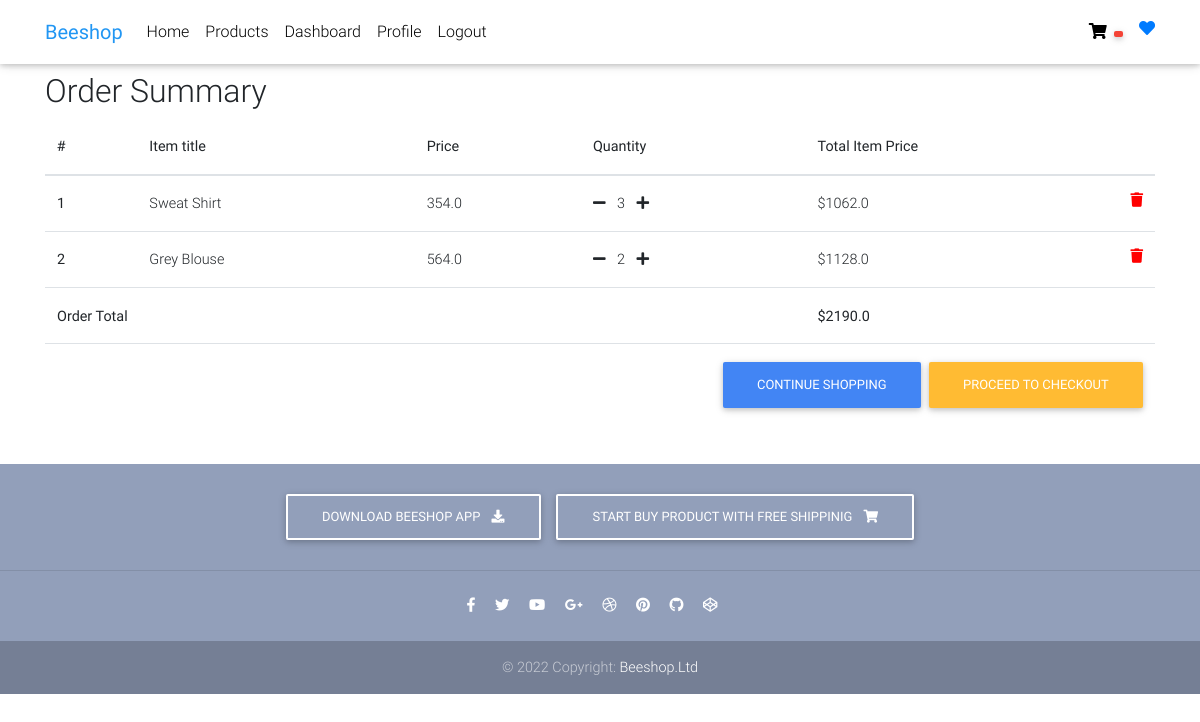
The page /order-summary/ (signed in) on the database as committed earlier.
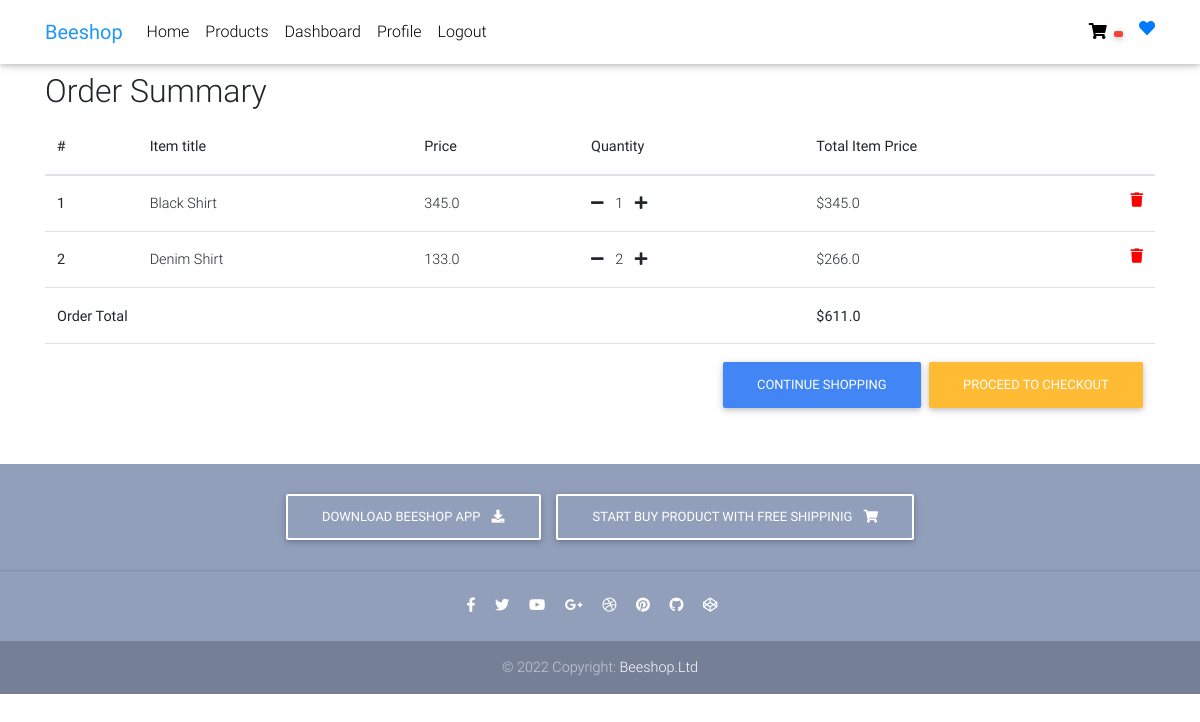
The same page on the database as committed later.
### shop/models.py (models this page shows, shortened)
class OrderItem(models.Model):
    user = models.ForeignKey(settings.AUTH_USER_MODEL,
                             on_delete=models.CASCADE)
    ordered = models.BooleanField(default=False)
    item = models.ForeignKey(Item, on_delete=models.CASCADE)
    quantity = models.PositiveIntegerField(default=1)
    favourite = models.BooleanField(blank=True, default=False)
    def get_total_item_price(self):
        return self.quantity * self.item.price
    def get_final_price(self):
        if self.item.discount_price:
            return self.get_total_discount_item_price()
        return self.get_total_item_price()

class Item(models.Model):
    title = models.CharField(max_length=100)
    price = models.FloatField()
    discount_price = models.FloatField(blank=True, null=True)
    category = models.CharField(choices=CATEGORY_CHOICES, max_length=2)
    label = models.CharField(choices=LABEL_CHOICES, max_length=1)
    slug = models.SlugField()
    description = models.TextField()
    image = models.ImageField()
    favourite = models.BooleanField(blank=True, default=False)

class Order(models.Model):
    user = models.ForeignKey(settings.AUTH_USER_MODEL,
                             on_delete=models.CASCADE)
    ref_code = models.CharField(max_length=20, blank=True, null=True)
    items = models.ManyToManyField(OrderItem)
    start_date = models.DateTimeField(auto_now_add=True)
    ordered_date = models.DateTimeField()
    ordered = models.BooleanField(default=False)
    shipping_address = models.ForeignKey(
        'Address', related_name='shipping_address', on_delete=models.SET_NULL, blank=True, null=True)
    billing_address = models.ForeignKey(
        'Address', related_name='billing_address', on_delete=models.SET_NULL, blank=True, null=True)
    payment = models.ForeignKey(
        'Payment', on_delete=models.SET_NULL, blank=True, null=True)
    coupon = models.ForeignKey(
        'Coupon', on_delete=models.SET_NULL, blank=True, null=True)
    being_delivered = models.BooleanField(default=False)
    received = models.BooleanField(default=False)
    refund_requested = models.BooleanField(default=False)
    refund_granted = models.BooleanField(default=False)
    '''
    1. Item added to cart
    2. Adding a billing address
    (Failed checkout)
    3. Payment
    (Preprocessing, processing, packaging etc.)
    4. Being delivered
    5. Received
    6. Refunds
    '''
    def get_total(self):
        total = 0
        for order_item in self.items.all():
            total += order_item.get_final_price()
        if self.coupon:
            total -= self.coupon.amount
        return total

### shop/views.py (the view)
# urls.py: path('order-summary/', OrderSummaryView.as_view(), name='order-summary'),
class OrderSummaryView(LoginRequiredMixin, View):
    def get(self, *args, **kwargs):
        try:
            order = Order.objects.get(user=self.request.user, ordered=False)
            context = {
                'object': order
            }
            return render(self.request, 'order_summary.html', context)
        except ObjectDoesNotExist:
            messages.warning(self.request, "You do not have an active order")
            return redirect("/")

### templates/order_summary.html (shortened to what this page needs)
{% extends "base.html" %} {% block content %}
<main>
  <div class="container">
    <div class="table-responsive text-nowrap">
      <h2>Order Summary</h2>
      <table class="table">
        <thead>
          <tr>
            <th scope="col">#</th>
            <th scope="col">Item title</th>
            <th scope="col">Price</th>
            <th scope="col">Quantity</th>
            <th scope="col">Total Item Price</th>
          </tr>
        </thead>
        <tbody>
          {% for order_item in object.items.all %}
          <tr>
            <th scope="row">{{ forloop.counter }}</th>
            <td>{{ order_item.item.title }}</td>
            <td>{{ order_item.item.price }}</td>
            <td>
              <a
                href="{% url 'shop:remove-single-item-from-cart' order_item.item.slug %}"
                ><i class="fas fa-minus mr-2"></i
              ></a>
              {{ order_item.quantity }}
              <a href="{% url 'shop:add-to-cart' order_item.item.slug %}"
                ><i class="fas fa-plus ml-2"></i
              ></a>
            </td>
            <td>
              {% if order_item.item.discount_price %} ${{
              order_item.get_total_discount_item_price }}
              <span class="badge badge-primary"
                >Saving ${{ order_item.get_amount_saved }}</span
              >
              {% else %} ${{ order_item.get_total_item_price }} {% endif %}
              <a
                style="color: red"
                href="{% url 'shop:remove-from-cart' order_item.item.slug %}"
              >
                <i class="fas fa-trash float-right"></i>
              </a>
            </td>
          </tr>
          {% endfor %}  {% if object.get_total %}
          <tr>
            <td colspan="4"><b>Order Total</b></td>
            <td><b>${{ object.get_total }}</b></td>
          </tr>
          <tr>
            <td colspan="5">
              <a class="btn btn-warning float-right ml-2" href="{% url 'shop:payment' %}"
                >Proceed to checkout</a
              >
              <a class="btn btn-primary float-right" href="/"
                >Continue shopping</a
              >
            </td>
          </tr>
          {% endif %}
        </tbody>
      </table>
    </div>
  </div>
</main>
{% endblock content %}

### templates/base.html (shortened to what this page needs)
{% load static %}
<!DOCTYPE html>
<html lang="en">
  <head>
    <link
      rel="stylesheet"
      href="https://use.fontawesome.com/releases/v5.11.2/css/all.css"
    />
    <link href="{% static 'css/bootstrap.min.css'%}" rel="stylesheet" />
    <link href="{% static 'css/mdb.min.css'%}" rel="stylesheet" />
    <link href="{% static 'css/style.min.css'%}" rel="stylesheet" />
  </head>
  <body>
    {% include "navbar.html" %}
    <div class="mt-5 pt-4">
    </div>
    {% block content %} {% endblock content %}
    {% include "footer.html" %}
  </body>
</html>

### templates/navbar.html (shortened to what this page needs)
<nav
  class="navbar fixed-top navbar-expand-lg navbar-light white scrolling-navbar"
>
  <div class="container">
    <a class="navbar-brand waves-effect" href="/">
      <strong class="blue-text">Beeshop</strong>
    </a>
    <div class="collapse navbar-collapse" id="navbarSupportedContent">
      <ul class="navbar-nav mr-auto">
        <li class="nav-item">
          <a class="nav-link waves-effect" href="/"
            >Home
          </a>
        </li>
        <li class="nav-item">
          <a class="nav-link waves-effect" href="{% url 'shop:all_product' %}"
            >Products</a
          >
        </li>
        {% if user.is_superuser %}
          <li class="nav-item">
            <a class="nav-link waves-effect" href="{% url 'shop:dboard' %}"
              >Dashboard</a
            >
          </li>
        {% endif %}
        {% if user.is_active %}
          <li class="nav-item">
            <a class="nav-link waves-effect" href="{% url 'shop:register' %}"
              >Profile</a
            >
          </li>
          <li class="nav-item">
            <a class="nav-link waves-effect" href="{% url 'shop:signout' %}"
              >Logout</a
            >
          </li>
        {% endif %}
      </ul>
      <ul class="navbar-nav nav-flex-icons d-flex justify-content-end align-items-center">
        <li class="nav-item d-flex justify-content-center align-items-center">
          <div class="" title="cart items">
            <a
              href="{%url 'shop:order-summary'%}"
              class="nav-link waves-effect"
            >
              <i class="fas fa-shopping-cart"></i>
              <span class="badge red z-depth-1 mr-1">
              </span>
            </a>
          </div>
          <div class="" title="favourites items">
            <a href="{% url 'shop:favourites' %}" class="product-wishlist-btn"
              ><i class="fas fa-heart"></i
            ></a>
          </div>
        </li>
      </ul>
    </div>
  </div>
</nav>

### templates/footer.html
<footer class="page-footer text-center font-small mt-4 wow fadeIn bottom=0">
    <div class="pt-4">
      <a
        class="btn btn-outline-white"
        href="https://mdbootstrap.com/docs/jquery/getting-started/download/"
        target="_blank"
        role="button"
        >Download BeeShop App
        <i class="fas fa-download ml-2"></i>
      </a>
      <a
        class="btn btn-outline-white"
        href="{% url 'shop:all_product' %}"
        target="_blank"
        role="button"
        >Start buy product with free shippinig
        <i class="fas fa-shopping-cart ml-2"></i>
      </a>
    </div>
    <hr class="my-4" />
    <div class="pb-4">
      <a href="https://www.facebook.com/mdbootstrap" target="_blank">
        <i class="fab fa-facebook-f mr-3"></i>
      </a>
      <a href="https://twitter.com/MDBootstrap" target="_blank">
        <i class="fab fa-twitter mr-3"></i>
      </a>
      <a href="https://www.youtube.com/watch?v=7MUISDJ5ZZ4" target="_blank">
        <i class="fab fa-youtube mr-3"></i>
      </a>
      <a
        href="https://plus.google.com/u/0/b/107863090883699620484"
        target="_blank"
      >
        <i class="fab fa-google-plus-g mr-3"></i>
      </a>
      <a href="https://dribbble.com/mdbootstrap" target="_blank">
        <i class="fab fa-dribbble mr-3"></i>
      </a>
      <a href="https://pinterest.com/mdbootstrap" target="_blank">
        <i class="fab fa-pinterest mr-3"></i>
      </a>
      <a
        href="https://github.com/mdbootstrap/bootstrap-material-design"
        target="_blank"
      >
        <i class="fab fa-github mr-3"></i>
      </a>
      <a href="http://codepen.io/mdbootstrap/" target="_blank">
        <i class="fab fa-codepen mr-3"></i>
      </a>
    </div>
    <div class="footer-copyright py-3">
      © 2022 Copyright:
      <a href="https://mdbootstrap.com/education/bootstrap/" target="_blank">
        Beeshop.Ltd
      </a>
    </div>
  </footer>

### templates/scripts.html (shortened to what this page needs)
{% load static %}

### templates/base.html (style rules this page uses)
html, body, header, .carousel { height: 60vh; }

Rows that differ between the two databases and show on the page:
removed OrderItem: item "Sweat Shirt", item.price "354.0", quantity "3", get_total_item_price "1062.0"
removed OrderItem: item "Grey Blouse", item.price "564.0", quantity "2", get_total_item_price "1128.0"
added OrderItem: item "Black Shirt", item.price "345.0", quantity "1", get_total_item_price "345.0"
added OrderItem: item "Denim Shirt", item.price "133.0", quantity "2", get_total_item_price "266.0"
computed for Order: get_total "2190.0" → "611.0"
